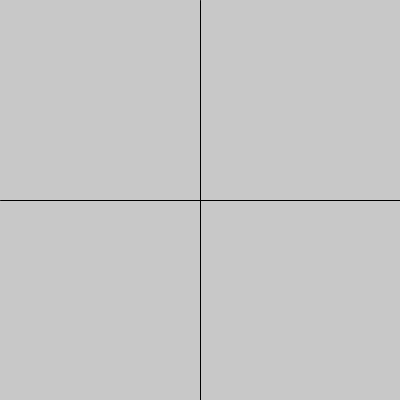
Frame 1 (no input)
Frame 60 (the mouse pressed at the canvas centre just before this capture): identical to frame 1, image omitted
Frame 120 (the mouse held since frame 60 and released just before this capture): identical to frame 1, image omitted

The Processing sketch that drew this single still picture (run headless with seeded random() and noise(); from frame 60 on, the mouse is pressed at the canvas centre):

// Processing sketch: clickSquare_Mouse
// ── clickSquare_Mouse.pde
boolean drawASquare = false;
void setup() {
  size(400, 400);
}
void draw() {
  background(200);
  if (drawASquare == true) {
    rect(200, 200, 100, 100);
  }
  line(200, 0, 200, 400);
  line(0, 200, 400, 200);
  if (mouseX > 200) {
    if (mouseY < 200) {
      println(mouseX, mouseY);
    }
  }
}
void mouseClicked() {
  println("howdy");
  if (drawASquare == true) {
    drawASquare = false;
  } else if (drawASquare == false) {
    drawASquare = true;
  }
  
  // drawASquare = !drawASquare; // same as five lines above
}
